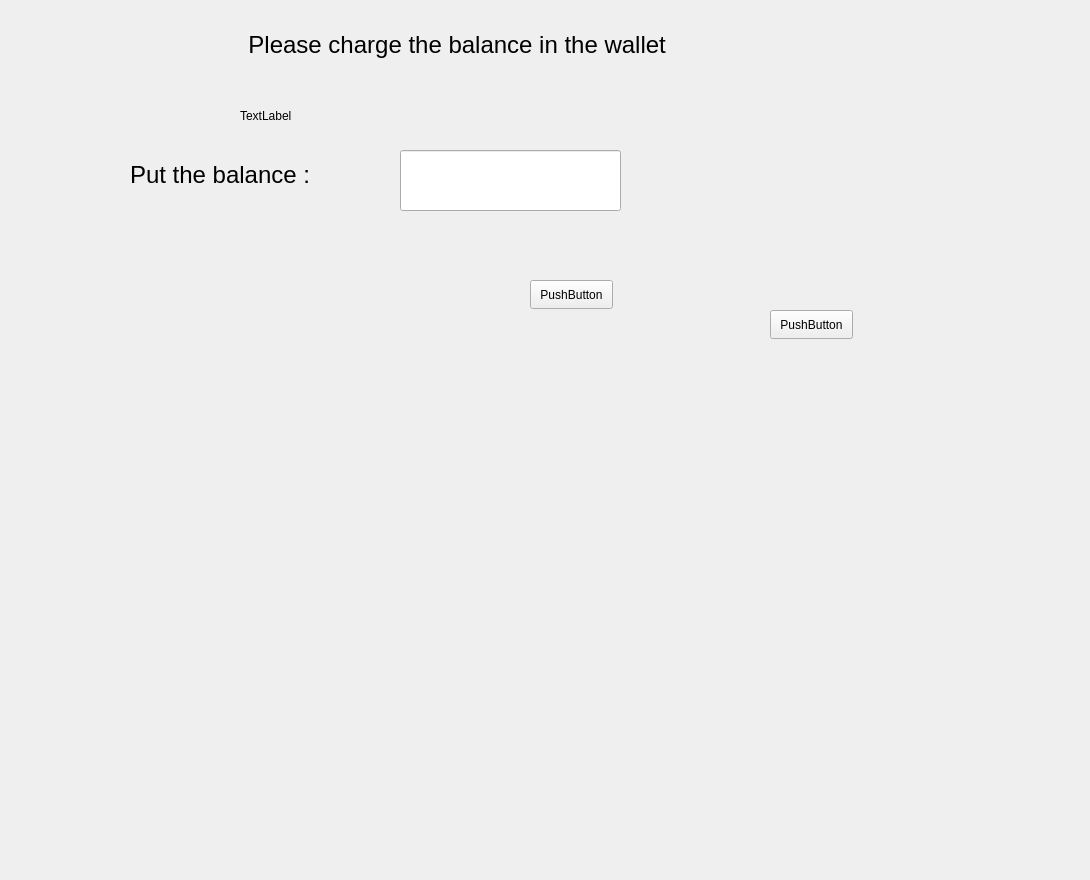
    <widget class="QWidget" name="admin_wallet_contin">
     <widget class="QWidget" name="widget_7" native="true">
      <property name="geometry">
       <rect>
        <x>80</x>
        <y>10</y>
        <width>1001</width>
        <height>861</height>
       </rect>
      </property>
      <widget class="QPushButton" name="admin_rech_balance_in_wallet">
       <property name="geometry">
        <rect>
         <x>690</x>
         <y>300</y>
         <width>83</width>
         <height>29</height>
        </rect>
       </property>
       <property name="text">
        <string>PushButton</string>
       </property>
      </widget>
      <widget class="QPushButton" name="a_wallet">
       <property name="geometry">
        <rect>
         <x>450</x>
         <y>270</y>
         <width>83</width>
         <height>29</height>
        </rect>
       </property>
       <property name="text">
        <string>PushButton</string>
       </property>
      </widget>
      <widget class="QLabel" name="label_current_balance">
       <property name="geometry">
        <rect>
         <x>160</x>
         <y>80</y>
         <width>241</width>
         <height>51</height>
        </rect>
       </property>
       <property name="text">
        <string>TextLabel</string>
       </property>
      </widget>
      <widget class="QLineEdit" name="wallet_admin_enter_balancew">
       <property name="geometry">
        <rect>
         <x>320</x>
         <y>140</y>
         <width>221</width>
         <height>61</height>
        </rect>
       </property>
      </widget>
      <widget class="QLabel" name="label_61">
       <property name="geometry">
        <rect>
         <x>90</x>
         <y>0</y>
         <width>581</width>
         <height>71</height>
        </rect>
       </property>
       <property name="text">
        <string>&lt;html&gt;&lt;head/&gt;&lt;body&gt;&lt;p align=&quot;center&quot;&gt;&lt;span style=&quot; font-size:18pt;&quot;&gt;Please charge the balance in the wallet &lt;/span&gt;&lt;/p&gt;&lt;/body&gt;&lt;/html&gt;</string>
       </property>
      </widget>
      <widget class="QLabel" name="label_62">
       <property name="geometry">
        <rect>
         <x>50</x>
         <y>140</y>
         <width>271</width>
         <height>51</height>
        </rect>
       </property>
       <property name="text">
        <string>&lt;html&gt;&lt;head/&gt;&lt;body&gt;&lt;p&gt;&lt;span style=&quot; font-size:18pt;&quot;&gt;Put the balance : &lt;/span&gt;&lt;/p&gt;&lt;/body&gt;&lt;/html&gt;</string>
       </property>
      </widget>
     </widget>
    </widget>
